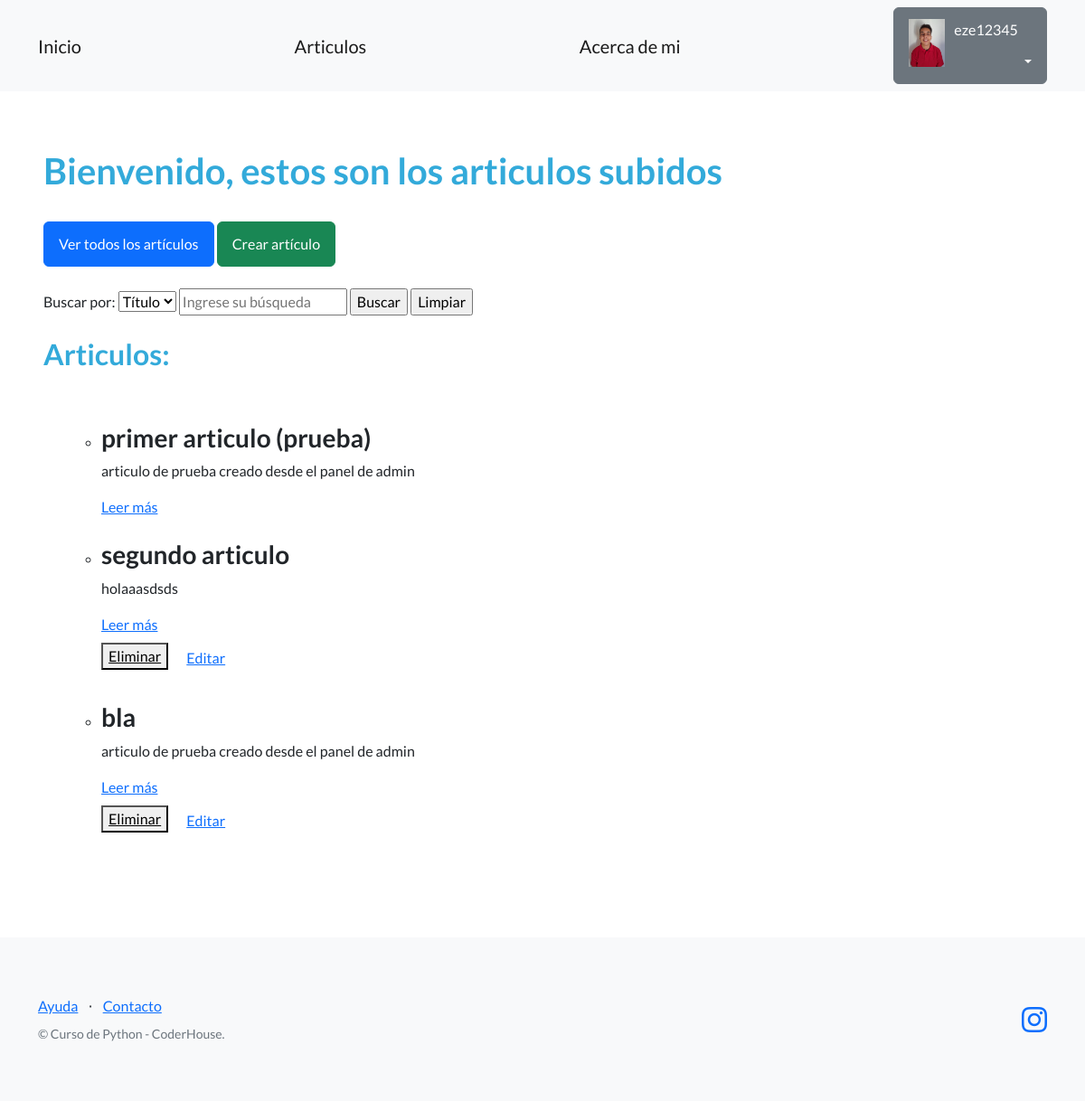
The app's page /pages/articulos/ (signed in) with its own data.
### perfiles/models.py (models this page shows, shortened)
class Avatar(models.Model):
   user = models.OneToOneField(User, on_delete=models.CASCADE, null=True)
   imagen = models.ImageField(upload_to='avatares', null=True, blank=True)

### app_blog/models.py (models this page shows)
class Articulo(models.Model):
    titulo = models.CharField(max_length = 200)
    subtitulo = models.CharField(max_length = 300, null=True, blank=True)
    cuerpo = models.TextField(null=False)
    autor = models.CharField(max_length = 100)
    fecha =  models.DateField(null=True, blank=True)
    creador = models.ForeignKey(User, on_delete=models.SET_NULL, null=True)

### app_blog/views.py (the view)
# urls.py: path("articulos/", listar_articulos, name="listar_articulos"),
def listar_articulos(request):
    contexto = {
        "Articulos": Articulo.objects.all()
        }
    http_response = render(
        request=request,
        template_name='app_blog/articulos.html',
        context=contexto,
    )
    return http_response

### app_blog/templates/app_blog/articulos.html (shortened to what this page needs)
{% extends "base.html" %}
{% block contenido %}
    <div>
        <h1 style="color:rgb(51, 170, 218);">Bienvenido, estos son los articulos subidos</h1>
        <br>
        <div class="actions">
            <a class="btn btn-primary" href="{% url 'listar_articulos' %}">Ver todos los artículos</a> <a class="btn btn-success" href="{% url 'crear_articulos' %}">Crear artículo</a>
        </div>
        <br>
        <form action="{% url 'buscar_articulos' %}" method="post" class="search-form">
            <label for="campo_busqueda">Buscar por:</label>
            <select name="campo_busqueda" id="campo_busqueda">
                <option value="titulo">Título</option>
            </select>
            <input type="text" name="busqueda" placeholder="Ingrese su búsqueda">
            <input type="submit" value="Buscar">
            <input type="reset" value="Limpiar">
        </form>
        <br>
        <h2 style="color:rgb(51, 170, 218);">Articulos:</h2>
        <br>
        <br>
        <ul>
            {% if Articulos %}
            <ul>
                {% for articulo in Articulos %}
                    <li>
                        <h3>{{ articulo.titulo }}</h3>
                        <p>{{ articulo.subtitulo }}</p>
                        <div class="acciones">
                            {% if user == articulo.creador %}
                            <form action="{% url 'eliminar_articulo' articulo.id %}" method="post" onsubmit="return confirm('¿Estás seguro de que deseas eliminar este artículo?');">
                            {% endif %}
                                <a href="{% url 'detalle_articulo' articulo.id %}" class="btn-link">Leer más</a> <br> {% if user == articulo.creador %} <button type="submit" class="btn-link">Eliminar</button> <a class="btn btn-link" href="{% url 'editar_articulo' articulo.id %}">Editar</a> {% endif %}
                            </form>
                        </div>
                    </li>
                    <br>
                {% endfor %}
            </ul>
        {% else %}
            <p style="color:rgb(230, 52, 20);">No hay artículos disponibles.</p>
        {% endif %}
        </ul>
    </div>
{% endblock contenido %}

### templates_base/base.html (shortened to what this page needs)
{% load static %}
<!DOCTYPE html>
<html lang="en">
    <head>
        <link href="https://cdn.jsdelivr.net/npm/bootstrap-icons@1.5.0/font/bootstrap-icons.css" rel="stylesheet" type="text/css" />
        <link href="{% static 'css/styles.css' %}" rel="stylesheet" />
    </head>
    <body>
        <nav class="navbar navbar-light bg-light static-top">
            <div class="container">
                <a class="navbar-brand" href="{% url 'inicio' %}">Inicio</a>
                <a class="navbar-brand" href="{% url 'listar_articulos' %}">Articulos</a>
                <a class="navbar-brand" href="{% url 'Acerca_de_mi' %}">Acerca de mi</a>
                {% if user.is_authenticated %}
                <div class="dropdown">
                    <button class="btn btn-secondary dropdown-toggle" type="button" id="dropdownMenuButton1" data-bs-toggle="dropdown" aria-expanded="false">
                        <div style="display: inline-flex;">
                            <img src="{{user.avatar.imagen.url}}" style="max-width:40px;margin-right: 10px;">
                            <span>{{ user.username }}</span>
                        </div>
                    </button>
                </div>
                {% else %}
                <a class="btn btn-primary" href="{% url 'login' %}">Inicio sesión</a>
                <a class="btn btn-success" href="{% url 'registro' %}">Registro</a>
                {% endif %}
            </div>
        </nav>
        <section style="padding:4rem 3rem;">
            {% block contenido %}
            {% endblock contenido %}
        </section>
        <footer class="footer bg-light">
            <div class="container">
                <div class="row">
                    <div class="col-lg-6 h-100 text-center text-lg-start my-auto">
                        <ul class="list-inline mb-2">
                            <li class="list-inline-item"><a href="#!">Ayuda</a></li>
                            <li class="list-inline-item">⋅</li>
                            <li class="list-inline-item"><a href="#!">Contacto</a></li>
                        </ul>
                        <p class="text-muted small mb-4 mb-lg-0">&copy; Curso de Python - CoderHouse.</p>
                    </div>
                    <div class="col-lg-6 h-100 text-center text-lg-end my-auto">
                        <ul class="list-inline mb-0">
                            <li class="list-inline-item">
                                <a href="https://www.instagram.com/txmi.ezequiel/"><i class="bi-instagram fs-3"></i></a>
                            </li>
                        </ul>
                    </div>
                </div>
            </div>
        </footer>
    </body>
</html>

### records on screen
Articulo: titulo "primer articulo (prueba)", subtitulo "articulo de prueba creado desde el panel de admin"
Articulo: titulo "segundo articulo", subtitulo "holaaasdsds", shows "Eliminar"
Articulo: titulo "bla", subtitulo "articulo de prueba creado desde el panel de admin", shows "Eliminar"

### other values on screen
{{ user.username }} "eze12345"
